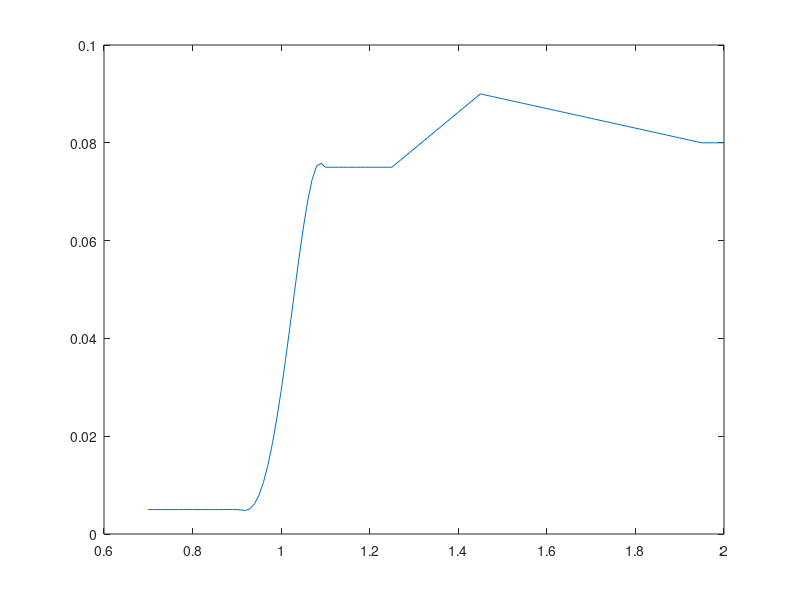

Reproduce this figure in MATLAB.
% Function to shape the pressure drag coefficient of Von Karman Nose shape
% with fr = 3
clc, clear all, close all

M = 0.7:0.01:2;
C3 = zeros(length(M), 1);

% Vectors of point between 0.9 and 1.1
x1 = [0.9 0.95 0.975 1 1.025 1.05 1.075 1.1];
y1 = [0.005 0.01 0.015 0.025 0.05 0.065 0.07 0.075];

p1 = polyfit(x1, y1, 4);

% Costant between 1.1 and 1.25

% Linear interpolation between 1.25 and 1.45
x2 = [1.25 1.45];
y2 = [0.075 0.09];

p2 = polyfit(x2, y2, 1);

% Linear interpolation between 1.45 and 1.95
x3 = [1.45 1.95];
y3 = [0.09 0.08];

p3 = polyfit(x3, y3, 1);

for i=1:length(M)
    if M(i)<0.9
        C3(i) = 0.005;
    elseif M(i)>=0.9 && M(i)<1.1
        C3(i) = polyval(p1,M(i));
    elseif M(i)>=1.1 && M(i)<1.25
        C3(i) = 0.075;
    elseif M(i)>=1.25 && M(i)<1.45
        C3(i) = polyval(p2,M(i));
    elseif M(i)>=1.45 && M(i)<1.95
        C3(i) = polyval(p3,M(i));
    else
        C3(i) = 0.08;
    end
end

plot(M, C3)

save('VK_poly_coeff.mat', 'p1', 'p2', 'p3')
